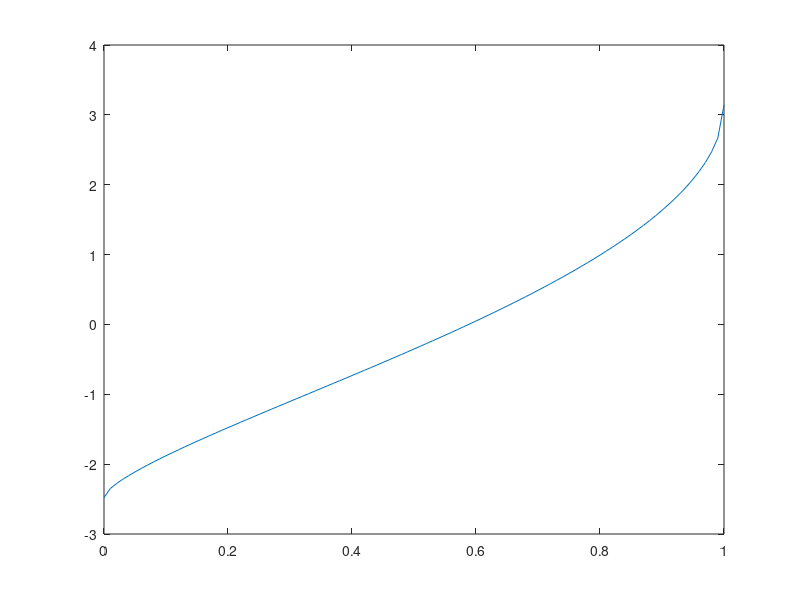

Here is the MATLAB script that generated this plot: (Note: this script raises an error after producing the figure.)

%---------------------------------------------------------------------%
%           Ridge waveguide: "effective index" approximation
%---------------------------------------------------------------------%
%
%                       ______________________w__
%    __________________|                         |__________________no
%  t|                  |  h                                         n1
%   |__________________|______________________________________________
%                                                                   ns
%---------------------------------------------------------------------%
%
% Anna Archetti - EPFL 2017
%
%---------------------------------------------------------------------%
% Step 1
%---------------------------------------------------------------------%
% T thickness
corDimT = 0.200;    % 2a [um] 2a 1 0.1
n1 = 2.038;       % core 1.5
n0 = 1.38;         % cladding 1
ns = 1.45;      % substrate 1.45
lambda = 0.647;  % um 1.55
%modeNUM = 3;

rootBInt = [0, 1];
k = 2*pi/lambda;
gamma = (ns^2 - n0^2)/(n1^2 - ns^2);

vT = k*corDimT/2*sqrt(n1^2 - ns^2);
% DEBUG
bx = (0:0.01:1);
by = atan(sqrt(bx./(1 - bx))) +  ...
                    atan(sqrt((bx + gamma)./(1 - bx))) - ...
                    2.*vT.*sqrt(1 - bx);               
figure, plot(bx,by), hold on % END debug

% Define the dispersion v-b function f(v, b, m, gamma)
myFunc = @(br) atan(sqrt(br./(1 - br))) +  ...
                    atan(sqrt((br + gamma)./(1 - br))) - ...
                    2.*vT.*sqrt(1 - br);

% Get the b number for the overdefined v
[bT, byRoot] = findCFRootBisection(myFunc, rootBInt, 0.001, 10^8);   

% Effective index
neT1 = sqrt(bT*(n1^2 - ns^2) + ns^2);

betaT = neT1*k;
u = vT*sqrt(1 - bT);
w =  vT*sqrt(bT);
wP = vT*sqrt(bT + gamma);

% transverse propagation constants
ki = u/(corDimT/2);        %sqrt(k^2*n1^2 - betak^2);
sigma = w/(corDimT/2);     %sqrt(betak^2 - k^2*n0^2);
xi = wP/(corDimT/2);       %sqrt(betak^2 - k^2*ns^2);

% phase
phi = 0.5*atan(w/u) - 0.5*atan(wP/u);

% power confinment 
powerConfT = (1 + (sin(u + phi))^2/(2*w) + (sin(u - phi))^2/(2*wP)) / ...
                (1 + 1/(2*w) + 1/(2*wP) );
% effective width
heT = corDimT + 1/sigma + 1/xi;

% numerical aperture
NA0Y = n1*sqrt(2*(n1 - n0));
NAsY = n1*sqrt(2*(n1 - ns));

% cut-off lambda
lambdaC0T = 2*pi/vT*corDimT/2*NA0Y;
lambdaCsT = 2*pi/vT*corDimT/2*NAsY;





%%
%------------------------------------------------------------%
% H thickness
%------------------------------------------------------------%
corDimH = 0.250;  % [um] 2a 1.2
rootBInt = [0, 1];
k = 2*pi/lambda;
gamma = (ns^2 - n0^2)/(n1^2 - ns^2);

vH = k*corDimH/2*sqrt(n1^2 - ns^2);
% DEBUG
bx = (0:0.01:1);
by = atan(sqrt(bx./(1 - bx))) +  ...
                    atan(sqrt((bx + gamma)./(1 - bx))) - ...
                    2.*vH.*sqrt(1 - bx);             
figure, plot(bx,by), hold on % END debug

myFunc = @(br) atan(sqrt(br./(1 - br))) +  ...
                    atan(sqrt((br + gamma)./(1 - br))) - ...
                    2.*vH.*sqrt(1 - br);
                
[bH, byRoot] = findCFRootBisection(myFunc, rootBInt, 0.01, 10^8);   


% effective index
neH1 = sqrt(bH*(n1^2 - ns^2) + ns^2);

betaH = neH1*k;
u = vH*sqrt(1 - bH);
w =  vH*sqrt(bH);
wP = vH*sqrt(bH + gamma);

% transverse propagation constants
ki = u/(corDimH/2);        %sqrt(k^2*n1^2 - betak^2);
sigma = w/(corDimH/2);     %sqrt(betak^2 - k^2*n0^2);
xi = wP/(corDimH/2);       %sqrt(betak^2 - k^2*ns^2);

% phase
phi = 0.5*atan(w/u) - 0.5*atan(wP/u);

% power confinment 
powerConfH = (1 + (sin(u + phi))^2/(2*w) + (sin(u - phi))^2/(2*wP)) / ...
                (1 + 1/(2*w) + 1/(2*wP) );

% effective width
heH = corDimH + 1/sigma + 1/xi;
dHEW = 1/sigma;

% penetrationd depth
dH = lambda/(2*pi)/sqrt(neH1^2 - n0^2); 

% cut-off lambda
lambdaC0H = 2*pi/vH*corDimH/2*NA0Y;
lambdaCsH = 2*pi/vH*corDimH/2*NAsY;


% Electric field fundamental mode E(x)
% y = (-corDim/2 - 4: 0.1 :corDim/2 + 4);
y = (- 5 : 0.01 : 5);
for yIdx = 1: length(y)   
    ex(yIdx) = Efield(y(yIdx), corDimH, ki, sigma, phi, xi);
end


figure,
plot(y, ex, 'k')
hold on
plot( repmat(-corDimH/2,1, length(ex)), ex, 'r--')
plot( repmat(+corDimH/2,1, length(ex)), ex, 'r--')
xlabel('y[um]')
ylabel('Efield/Emax')
title('TE0 mode profile along Y')
hold off


%%
%-----------------------------------------------------------%
% Step 2
%-----------------------------------------------------------%
corDimW = 1.5;    % 2a [um] 2a 3
n1 = neH1;      % core
% neT1 = 0;
n0 = neT1;      % cladding
ns = neT1;      % substrate
lambda = 0.647;  % um 1.55

rootBInt = [0, 1];
k = 2*pi/lambda;
gamma = (ns^2 - n0^2)/(n1^2 - ns^2);

v2 = k*corDimW/2*sqrt(n1^2 - ns^2);

% numerical aperture
NA0X = n1*sqrt(2*(n1 - n0));
NAsX = n1*sqrt(2*(n1 - ns));

% DEBUG
bx = (0:0.01:1);
by = atan(sqrt(bx./(1 - bx))) +  ...
                    atan(sqrt((bx + gamma)./(1 - bx))) - ...
                    2.*v2.*sqrt(1 - bx);               
figure, plot(bx,by), hold on % END debug 

% Grab the b number
myFunc = @(br) atan(sqrt(br./(1 - br))) +  ...
                    atan(sqrt((br + gamma)./(1 - br))) - ...
                    2.*v2.*sqrt(1 - br);
                
[b2, byRoot] = findCFRootBisection(myFunc, rootBInt, 0.01, 10^8);   


% effective index
ne2 = sqrt(b2*(n1^2 - ns^2) + ns^2);

beta = ne2*k;
u = v2*sqrt(1 - b2);
w =  v2*sqrt(b2);
wP = v2*sqrt(b2 + gamma);

% transverse propagation constants
ki = u/(corDimW/2);        %sqrt(k^2*n1^2 - betak^2);
sigma = w/(corDimW/2);     %sqrt(betak^2 - k^2*n0^2);
xi = wP/(corDimW/2);       %sqrt(betak^2 - k^2*ns^2);

% phase
phi = 0.5*atan(w/u) - 0.5*atan(wP/u);

% power confinment 
powerConf = (1 + (sin(u + phi))^2/(2*w) + (sin(u - phi))^2/(2*wP)) / ...
                (1 + 1/(2*w) + 1/(2*wP) );

% effective width
he = corDimW + 1/sigma + 1/xi;
dEW = 1/sigma;

% penetrationd depth
depth = lambda/(2*pi)/sqrt(ne2^2 - n0^2); 

% cut-off lambda
lambdaC02 = 2*pi/v2*corDimW/2*NA0X;
lambdaCs2 = 2*pi/v2*corDimW/2*NAsX;


% Electric field fundamental mode E(x)
%x = (-corDimW/2 - 2: 0.1 :corDimW/2 + 2);
x = (- 5 : 0.01 : 5);
for xIdx = 1: length(x)

    % Electric field distribution: TE mode profile in the plane perpendicular
    % to the propagation direction
    ey(xIdx) = Efield(x(xIdx), corDimW, ki, sigma, phi, xi);
    
end


figure,
plot(x, ey, 'k')
hold on
plot( repmat(-corDimW/2,1, length(ey)), ey, 'r--')
plot( repmat(+corDimW/2,1, length(ey)), ey, 'r--')
xlabel('x[um]')
ylabel('Efield/Emax')
title('TE0 mode profile along X')

% Rectangular grid in 2-D 
% [X, Y] = meshgrid (-4 : +4 , -2 : +2);
% Z = Efield(X)*Efield(Y);
pixSize = ( x(min(length(ex), length(ey))) - x(1) )/( min(length(ex), length(ey)) - 1); % um
Exy = ex( 1:min(length(ex), length(ey)) )'*ey( 1:min(length(ex), length(ey)) );

% figure, imagesc( flipud(Exy) );
figure, image( flipud(Exy),'CDataMapping','scaled'), colormap('jet')


xticklabels = (y(1) : 0.5 : y(min(length(ex), length(ey))));
xticks = linspace(1, min(length(ex), length(ey)), numel(xticklabels));
set(gca, 'XTick', xticks, 'XTickLabel', xticklabels)

yticklabels = (x(1) : 0.5 : x(min(length(ex), length(ey))));
yticks = linspace(1, min(length(ex), length(ey)), numel(yticklabels));
set(gca, 'YTick', yticks, 'YTickLabel', flipud(yticklabels(:)))  
hold on

% ridgeT = 1; %um
% ridgeH = 1.2; %um
% ridgeWidth = 3; % um

ridgeT = corDimH/2 - (corDimH - corDimT); %um
ridgeH = corDimH; %um
ridgeWidth = corDimW; % um

xmax = get(gca, 'xLim');
ymax = get(gca, 'yLim');

orizXEdge1 =  xmax(2)/2 + y(1 : min(length(ex), length(ey)))./pixSize + 0.5;
orizYEdge1 =  repmat( (ymax(2)/2 - ridgeT/pixSize + 0.5), 1, min(length(ex), length(ey)));

% orizXEdge2 =  xmax(2)/2 + y(1 : min(length(ex), length(ey)))./pixSize + 0.5;
% orizYEdge2 =  repmat( (ymax(2)/2 + ridgeT/2/pixSize + 0.5), 1, min(length(ex), length(ey)));

orizXEdge3 =  xmax(2)/2 + y(1 : min(length(ex), length(ey)))./pixSize + 0.5;
orizYEdge3 =  repmat( (ymax(2)/2 - ridgeH/2/pixSize + 0.5), 1, min(length(ex), length(ey)));

orizXEdge4 =  xmax(2)/2 + y(1 : min(length(ex), length(ey)))./pixSize + 0.5;
orizYEdge4 =  repmat( (ymax(2)/2 + ridgeH/2/pixSize + 0.5), 1, min(length(ex), length(ey)));

vertYEdge1 =  xmax(2)/2 + y(1 : min(length(ex), length(ey)))./pixSize + 0.5;
vertXEdge1 =  repmat( (ymax(2)/2 - ridgeWidth/2/pixSize + 0.5), 1, min(length(ex), length(ey)));

vertYEdge2 =  xmax(2)/2 + y(1 : min(length(ex), length(ey)))./pixSize + 0.5;
vertXEdge2 =  repmat( (ymax(2)/2 + ridgeWidth/2/pixSize + 0.5), 1, min(length(ex), length(ey)));


plot(orizXEdge1, orizYEdge1, 'r--', 'LineWidth',2)
% plot(orizXEdge2, orizYEdge2, 'r--')
plot(orizXEdge3, orizYEdge3, 'r--', 'LineWidth',2)
plot(orizXEdge4, orizYEdge4, 'r--', 'LineWidth',2)
plot(vertXEdge1, vertYEdge1, 'r--', 'LineWidth',2)
plot(vertXEdge2, vertYEdge2, 'r--', 'LineWidth',2)

axis equal
xlabel('x [um]')
ylabel('y [um]')
title('Electric field propagation XY')


figure, mesh(flipud(Exy)),
hold on,
image( flipud(Exy),'CDataMapping','scaled'), colormap('jet')
xticklabels = (y(1) : 0.5 : y(min(length(ex), length(ey))));
xticks = linspace(1, min(length(ex), length(ey)), numel(xticklabels));
set(gca, 'XTick', xticks, 'XTickLabel', xticklabels)

yticklabels = (x(1) : 0.5 : x(min(length(ex), length(ey))));
yticks = linspace(1, min(length(ex), length(ey)), numel(yticklabels));
set(gca, 'YTick', yticks, 'YTickLabel', flipud(yticklabels(:)))  
xlabel('x [um]')
ylabel('y [um]')
zlabel('Normalized Electric field profile')
title('Electric field propagation XY')

%% Ridge WG effective index method Y variable
% 1/Y d2/dy2 Y + [k^2*n^2 -k^2*ne(x)^2] = 0

corDim = 2;  % um

nc = 1.5; % core
na = 1;% cladding
%nr = 1.5; % rib
ns = 1.45; % substrate
lambda = 1.5; % um
d = 3; % um
h = 1.2;
s = h;

k = 2*pi/lambda;
nex = (1.451:0.001:1.499);
ney =  sin(k.*sqrt(nc^2 - nex.^2).*d).*exp(-2*(k.*sqrt(nex.^2 - ns^2).*s) + atanh(sqrt(nex.^2 - ns^2)./sqrt(nex.^2 - na^2))) - ...
    sin(k.*sqrt(nc^2 - nex.^2).*d - 2*atan(sqrt(nex.^2 - ns^2)./sqrt(nc^2 - nex.^2)));
                
figure, plot(nex, ney), hold on % END debug   

myFunc = @(ne) sin(k.*sqrt(nc^2 - ne.^2).*d).*exp(-2.*(k.*sqrt(ne.^2 - ns^2).*s) + atanh(sqrt(ne.^2 - ns^2)./sqrt(ne.^2 - na^2))) - ...
    sin(k.*sqrt(nc^2 - ne.^2).*d - 2.*atan(sqrt(ne.^2 - ns^2)./sqrt(nc^2 - ne.^2)));
[neRootH1a, yRoot] = findCFRootBisection(myFunc, [1.451, 1.47], 0.001, 10^8);
[neRootH1b, yRoot] = findCFRootBisection(myFunc, [1.48, 1.495], 0.001, 10^8);



d = 3;
t = 1;
s = t;

k = 2*pi/lambda;
nex = (1.451:0.001:1.499);
ney =  sin(k.*sqrt(nc^2 - nex.^2).*d).*exp(-2*(k.*sqrt(nex.^2 - ns^2).*s) + atanh(sqrt(nex.^2 - ns^2)./sqrt(nex.^2 - na^2))) - ...
    sin(k.*sqrt(nc^2 - nex.^2).*d - 2*atan(sqrt(nex.^2 - ns^2)./sqrt(nc^2 - nex.^2)));
                
figure, plot(nex, ney), hold on % END debug  

myFunc = @(ne) sin(k.*sqrt(nc^2 - ne.^2).*d).*exp(-2.*(k.*sqrt(ne.^2 - ns^2).*s) + atanh(sqrt(ne.^2 - ns^2)./sqrt(ne.^2 - na^2))) - ...
    sin(k.*sqrt(nc^2 - ne.^2).*d - 2.*atan(sqrt(ne.^2 - ns^2)./sqrt(nc^2 - ne.^2)));

[neRootT1a, yRoot] = findCFRootBisection(myFunc, [1.451, 1.47], 0.001, 10^8);
[neRootT1b, yRoot] = findCFRootBisection(myFunc, [1.48, 1.495], 0.001, 10^8);

%% Ridge WG effective index method X variable
% 1/X d2/dx2 X + [k^2*ne(x)^2 - beta^2] = 0
corDim = 2;  % um

nc = 1.5; % core
na = 1;% cladding
%nr = 1.5; % rib
ns = 1.45; % substrate
lambda = 1.5; % um
d = 3; % um
h = 1.2;
s = h;


k = 2*pi/lambda;
nex = (1.451:0.001:1.499);
ney =  sin(k.*sqrt(nc^2 - nex.^2).*d).*exp(-2*(k.*sqrt(nex.^2 - ns^2).*s) + atanh(sqrt(nex.^2 - ns^2).*na^2./(sqrt(nex.^2 - na^2).*ns^2))) - ...
    sin(k.*sqrt(nc^2 - nex.^2).*d - 2*atan(sqrt(nex.^2 - ns^2).*nc^2./(sqrt(nc^2 - nex.^2).*ns^2)));
                
figure, plot(nex, ney), hold on % END debug   

myFunc = @(ne) sin(k.*sqrt(nc^2 - ne.^2).*d).*exp(-2.*(k.*sqrt(ne.^2 - ns^2).*s) + atanh(sqrt(ne.^2 - ns^2).*na^2./(sqrt(ne.^2 - na^2).*ns^2))) - ...
    sin(k.*sqrt(nc^2 - ne.^2).*d - 2.*atan(sqrt(ne.^2 - ns^2).*nc^2./(sqrt(nc^2 - ne.^2).*ns^2)));
[neRootH2a, yRoot] = findCFRootBisection(myFunc, [1.451, 1.47], 0.001, 10^8);
[neRootH2b, yRoot] = findCFRootBisection(myFunc,  [1.48, 1.495], 0.001, 10^8);



d = 3;
t = 1;
s = t;

k = 2*pi/lambda;
nex = (1.451:0.001:1.499);
ney =  sin(k.*sqrt(nc^2 - nex.^2).*d).*exp(-2*(k.*sqrt(nex.^2 - ns^2).*s) + atanh(sqrt(nex.^2 - ns^2).*na^2./(sqrt(nex.^2 - na^2).*ns^2))) - ...
    sin(k.*sqrt(nc^2 - nex.^2).*d - 2*atan(sqrt(nex.^2 - ns^2).*nc^2./(sqrt(nc^2 - nex.^2).*ns^2)));
                
figure, plot(nex, ney), hold on % END debug  

myFunc = @(ne) sin(k.*sqrt(nc^2 - ne.^2).*d).*exp(-2.*(k.*sqrt(ne.^2 - ns^2).*s) + atanh(sqrt(ne.^2 - ns^2).*na^2./(sqrt(ne.^2 - na^2).*ns^2))) - ...
    sin(k.*sqrt(nc^2 - ne.^2).*d - 2.*atan(sqrt(ne.^2 - ns^2).*nc^2./(sqrt(nc^2 - ne.^2).*ns^2)));

[neRootT2a, yRoot] = findCFRootBisection(myFunc,[1.451, 1.47], 0.001, 10^8);
[neRootT2b, yRoot] = findCFRootBisection(myFunc,  [1.48, 1.495], 0.001, 10^8);

%% TE modes
% x = (-corDim/2: 0.1 :corDim/2);
% Ey = zeros(size(x), modeMum);
% 
% for mIdx = 1: modeNUM
% 
%     v(mIdx) = ( m(mIdx)*pi/2 + 1/2.*atan(sqrt(b./(1 - b))) ...
%                 + 1/2.*atan(sqrt((b + gamma(gammaIdx))./(1 - b))) )./sqrt(1 - b);
%             
%     u(mIdx) = v*sqrt(1-b);
%     w(mIdx) = v*sqrt(b);
%     wP(mIdx) = v*sqrt(b + gamma);
%     
%     phi(mIdx) = m(mIdx)*pi/2 + 0.5*atan(w/u) - 0.5*atan(wP/u);
%     
%     powerConf(mIdx)  = (1 + (sin(u + phi))^2/(2*w) + (sin(u - phi))^2/(2*wP)) / ...
%                 (1 + 1/(2*w) + 1/(2*wP) );
%     
%     aEff(mIdx) = corDim / powerConf(mIdx);
%     
%     
%     Ey(:, mIdx) = A*cos(ki*corDim/2 - phi)*exp(-sigma(x - corDim));
%             
% end
% 
% %% TM modes
% for mIdx = 1: modeNUM
% 
%     v(mIdx) = ( m(mIdx)*pi/2 + 1/2.*atan(n1^2/ns^2.*sqrt(b./(1 - b))) ...
%                 + 1/2.*atan(n1^2/n02(gammaIdx).*sqrt((b + gamma(gammaIdx))./(1 - b))) )./sqrt(1 - b);
%             
%     u(mIdx) = v*sqrt(1-b);
%     w(mIdx) = v*sqrt(b);
%     wP(mIdx) = v*sqrt(b + gamma);
%     
%     phi(mIdx) = m(mIdx)*pi/2 + 0.5*atan(w/u) - 0.5*atan(wP/u);
%     
%     powerConf(mIdx)  = (1 + (sin(u + phi))^2/(2*w) + (sin(u - phi))^2/(2*wP)) / ...
%                 (1 + 1/(2*w) + 1/(2*wP) );
%     
%     aEff(mIdx) = corDim / powerConf(mIdx);
%             
% end


%%
%--------------------------------------------------%
% Light Penetration Depth Script
%--------------------------------------------------%
% Parameters definition 
n2 = n0; % refrative index air
%n1 = 1.5; % refractive index glass
theta = 45*pi/180; % incidence angle [rad]
 
% Depth
d = lambda/(2*pi*sqrt(n1^2*sin(theta)^2-n2^2));
disp(['Penetration depth for lambda equal to ' num2str(lambda) ' n1 equal to ' num2str(n1)...
      'n2 equal to ' num2str(n2) ' and theta equal to ' num2str(theta) ' is ' num2str(d) ]);
 
disp('Varing wavelenght...')
lambda = (300:100:1000);
d = lambda./(2*pi*sqrt(n1^2*sin(theta)^2-n2^2));
plot(lambda, d, 'k*')
xlabel('wavelength [nm]')
ylabel('penetration depth [nm]')
title('Depth vs lambda')
 
disp('Varing the angle...') 
% clear z;
% clear lambda;
lambda = 0.6;
theta = (pi/4 : 0.05 : pi/2);
d = lambda./(2*pi*sqrt(n1^2.*sin(theta).^2-n2^2));
plot(theta, d, 'k*')
xlabel('angle [red]')
ylabel('penetration depth [nm]')
title('Depth vs theta')

% % Electric field fundamental mode E(x)
% % y = (-corDim/2 - 4: 0.1 :corDim/2 + 4);
% y = (- 5 : 0.1 : 5);
% for yIdx = 1: length(y)   
%     ex(yIdx) = Efield(y(yIdx), corDim, ki, sigma, phi, xi);
% end
% 
% 
% figure,
% plot(y, ex, 'k')
% hold on
% plot( repmat(-corDim/2,1, length(ex)), ex, 'r--')
% plot( repmat(+corDim/2,1, length(ex)), ex, 'r--')
% xlabel('y[um]')
% ylabel('Efield/Emax')
% title('TE0 mode profile along Y')
% hold off